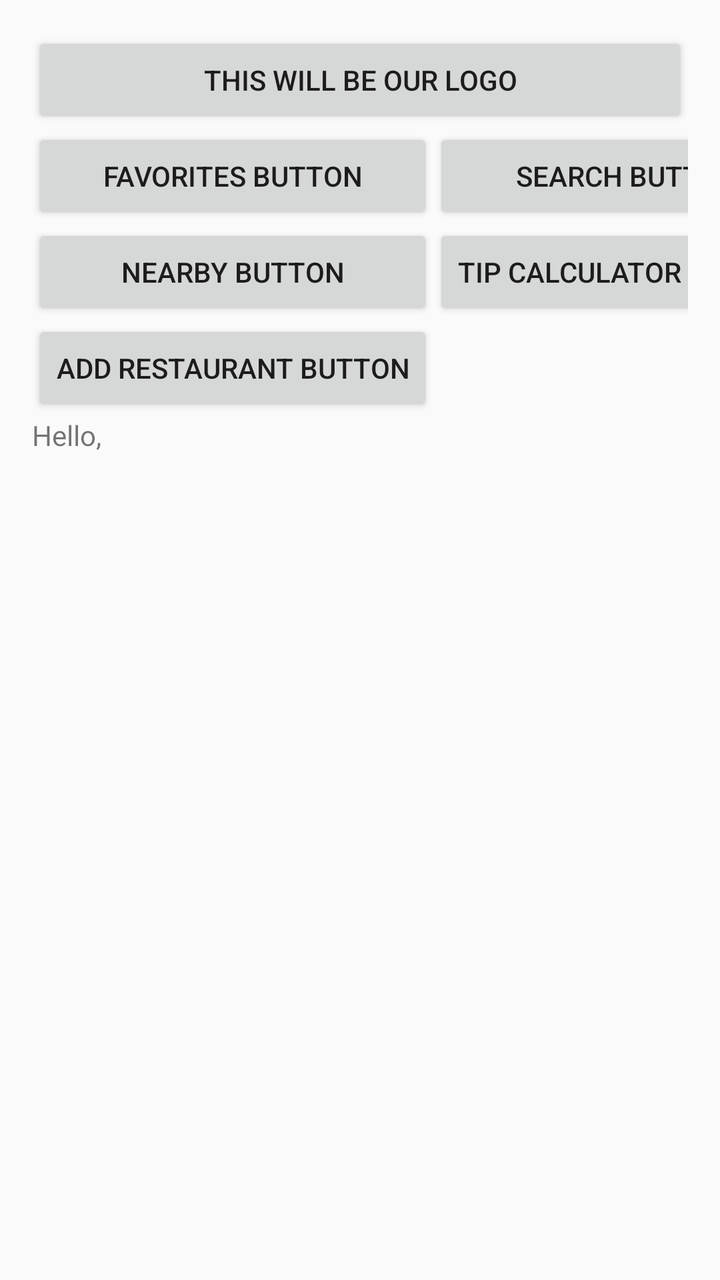
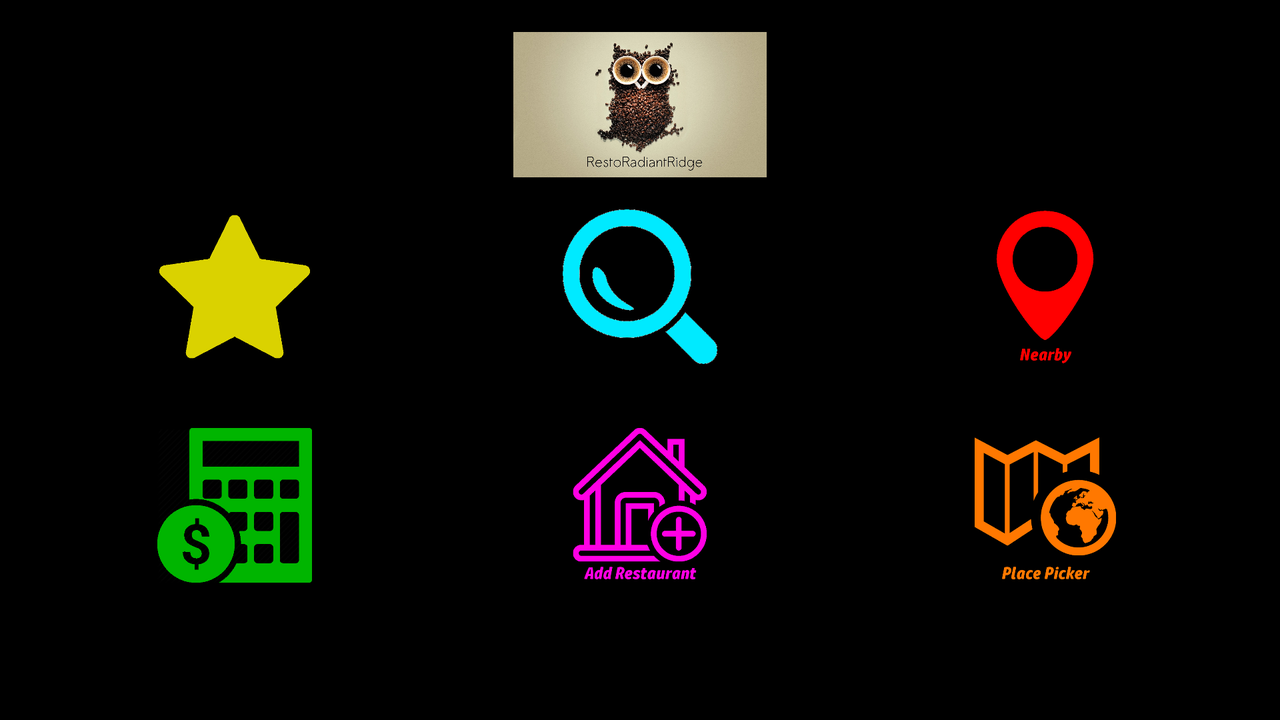

Compare how this app lays out the same screen by default and in its alternative resource folder. The renders come first, then the two layout files and the values they reference.
<!-- AndroidManifest.xml: application theme AppTheme -->
<!-- res/layout/activity_main_resto.xml -->
<?xml version="1.0" encoding="utf-8"?>
<LinearLayout
xmlns:android="http://schemas.android.com/apk/res/android"
xmlns:tools="http://schemas.android.com/tools"
android:id="@+id/activity_resto_main"
android:layout_width="match_parent"
android:layout_height="match_parent"
android:paddingLeft="@dimen/activity_horizontal_margin"
android:paddingRight="@dimen/activity_horizontal_margin"
android:paddingTop="@dimen/activity_vertical_margin"
android:paddingBottom="@dimen/activity_vertical_margin"
tools:context="com.radiantridge.restoradiantridge.MainRestoActivity"
android:orientation="vertical">


<Button
    android:id="@+id/logoBtn"
    android:layout_width="match_parent"
    android:layout_height="wrap_content"
    android:text="this will be our logo" />

<TableLayout
    android:layout_width="match_parent"
    android:layout_height="wrap_content">
    <TableRow>
        <Button
            android:id="@+id/favoritesBtn"
            android:text="favorites button"/>
        <Button
            android:id="@+id/searchBtn"
            android:text="search button"/>
    </TableRow>
    <TableRow>
        <Button
            android:id="@+id/nearbyBtn"
            android:text="nearby button"/>
        <Button
            android:id="@+id/tipCalcBtn"
            android:text="tip calculator button"/>
    </TableRow>
    <TableRow>
        <Button
            android:id="@+id/addRestoBtn"
            android:text="add restaurant button"/>
    </TableRow>
</TableLayout>

<TextView
    android:id="@+id/greetingTxt"
    android:layout_width="match_parent"
    android:layout_height="wrap_content"
    android:text="@string/greeting"/>
</LinearLayout>
<!-- resources referenced by this layout -->
<resources>
  <dimen name="activity_horizontal_margin">16dp</dimen>
  <dimen name="activity_vertical_margin">16dp</dimen>
  <string name="greeting">Hello, </string>
  <style name="AppTheme" parent="Theme.AppCompat.Light.DarkActionBar">
          
          
          
          <item name="colorAccent">@color/add</item>
      </style>
</resources>
<!-- res/layout-land/activity_main_resto.xml (the repository's variant of the layout above) -->
<!-- drawn on the phone turned sideways -->
<?xml version="1.0" encoding="utf-8"?>
<LinearLayout xmlns:android="http://schemas.android.com/apk/res/android"
    xmlns:tools="http://schemas.android.com/tools"
    android:layout_width="match_parent"
    android:layout_height="match_parent"
    android:paddingLeft="@dimen/activity_horizontal_margin"
    android:paddingRight="@dimen/activity_horizontal_margin"
    android:paddingTop="@dimen/activity_vertical_margin"
    android:paddingBottom="@dimen/activity_vertical_margin"
    tools:context="com.radiantridge.restoradiantridge.activities.MainRestoActivity"
    android:orientation="vertical"
    android:background="@color/background">

    <ImageButton
        android:id="@+id/logoBtn"
        android:layout_width="wrap_content"
        android:layout_height="0dp"
        android:layout_weight="2"
        android:background="@color/background"
        android:onClick="launchAbout"
        android:scaleType="fitCenter"
        android:src="@drawable/logo" />

    <TableLayout
        android:layout_width="match_parent"
        android:layout_height="0dp"
        android:layout_weight="6">

        <TableRow android:layout_weight="1">

            <ImageButton
                android:id="@+id/favoritesBtn"
                android:layout_width="0dp"
                android:layout_height="wrap_content"
                android:layout_weight="1"
                android:background="@color/background"
                android:onClick="launchFavorites"
                android:padding="@dimen/activity_vertical_margin"
                android:scaleType="fitCenter"
                android:src="@drawable/favorites_icon" />

            <ImageButton
                android:id="@+id/searchBtn"
                android:layout_width="0dp"
                android:layout_height="wrap_content"
                android:layout_weight="1"
                android:background="@color/background"
                android:onClick="launchSearch"
                android:padding="@dimen/activity_vertical_margin"
                android:scaleType="fitCenter"
                android:src="@drawable/search_icon" />

            <ImageButton
                android:id="@+id/nearbyBtn"
                android:layout_width="0dp"
                android:layout_height="wrap_content"
                android:layout_weight="1"
                android:background="@color/background"
                android:onClick="launchNearby"
                android:padding="@dimen/activity_vertical_margin"
                android:scaleType="fitCenter"
                android:src="@drawable/nearby_icon" />
        </TableRow>

        <TableRow android:layout_weight="1">

            <ImageButton
                android:id="@+id/tipCalcBtn"
                android:layout_width="0dp"
                android:layout_height="wrap_content"
                android:layout_weight="1"
                android:background="@color/background"
                android:onClick="launchTipCalc"
                android:padding="@dimen/activity_vertical_margin"
                android:scaleType="fitCenter"
                android:src="@drawable/calculator_icon" />

            <ImageButton
                android:id="@+id/addRestoBtn"
                android:layout_width="0dp"
                android:layout_height="wrap_content"
                android:layout_weight="1"
                android:background="@color/background"
                android:onClick="launchAddResto"
                android:padding="@dimen/activity_vertical_margin"
                android:scaleType="fitCenter"
                android:src="@drawable/add_icon" />

            <ImageButton
                android:id="@+id/pickerBtn"
                android:layout_width="0dp"
                android:layout_height="wrap_content"
                android:layout_weight="1"
                android:background="@color/background"
                android:onClick="launchPicker"
                android:padding="@dimen/activity_vertical_margin"
                android:scaleType="fitCenter"
                android:src="@drawable/places_icon" />
        </TableRow>
    </TableLayout>

    <TextView
        android:id="@+id/main_greeting"
        style="@style/textStyle"
        android:layout_width="match_parent"
        android:layout_height="0dp"
        android:layout_weight="1"
        android:gravity="center" />
</LinearLayout>
<!-- resources referenced by the variant -->
<!-- as the phone turned sideways resolves them -->
<resources>
  <color name="background">#000000</color>
  <dimen name="activity_horizontal_margin">16dp</dimen>
  <dimen name="activity_vertical_margin">16dp</dimen>
  <!-- drawable add_icon: png bitmap (drawable, 79533 bytes) -->
  <!-- drawable calculator_icon: png bitmap (drawable, 12705 bytes) -->
  <!-- drawable favorites_icon: png bitmap (drawable, 3494 bytes) -->
  <!-- drawable logo: jpeg bitmap (drawable, 449366 bytes) -->
  <!-- drawable nearby_icon: png bitmap (drawable, 15852 bytes) -->
  <!-- drawable places_icon: png bitmap (drawable, 31841 bytes) -->
  <!-- drawable search_icon: png bitmap (drawable, 51126 bytes) -->
  <style name="textStyle" parent="AppTheme">
          <item name="android:textColor">@color/text</item>
          <item name="android:textSize">30sp</item>
      </style>
  <style name="AppTheme" parent="Theme.AppCompat.Light.DarkActionBar">
          
          
          
          <item name="colorAccent">@color/add</item>
      </style>
  <color name="text">#FFFFFF</color>
</resources>
